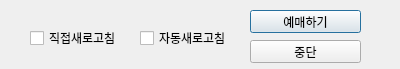
<?xml version="1.0" encoding="UTF-8"?>
<ui version="4.0">
 <class>Dialog</class>
 <widget class="QDialog" name="Dialog">
  <property name="geometry">
   <rect>
    <x>0</x>
    <y>0</y>
    <width>400</width>
    <height>69</height>
   </rect>
  </property>
  <property name="windowTitle">
   <string>Dialog</string>
  </property>
  <widget class="QCheckBox" name="checkBox">
   <property name="geometry">
    <rect>
     <x>30</x>
     <y>30</y>
     <width>91</width>
     <height>16</height>
    </rect>
   </property>
   <property name="text">
    <string>직접새로고침</string>
   </property>
  </widget>
  <widget class="QCheckBox" name="checkBox_2">
   <property name="geometry">
    <rect>
     <x>140</x>
     <y>30</y>
     <width>101</width>
     <height>16</height>
    </rect>
   </property>
   <property name="text">
    <string>자동새로고침</string>
   </property>
  </widget>
  <widget class="QPushButton" name="pushButton">
   <property name="geometry">
    <rect>
     <x>250</x>
     <y>10</y>
     <width>111</width>
     <height>23</height>
    </rect>
   </property>
   <property name="text">
    <string>예매하기</string>
   </property>
  </widget>
  <widget class="QPushButton" name="pushButton_2">
   <property name="geometry">
    <rect>
     <x>250</x>
     <y>40</y>
     <width>111</width>
     <height>23</height>
    </rect>
   </property>
   <property name="text">
    <string>중단</string>
   </property>
  </widget>
 </widget>
 <resources/>
 <connections/>
</ui>
